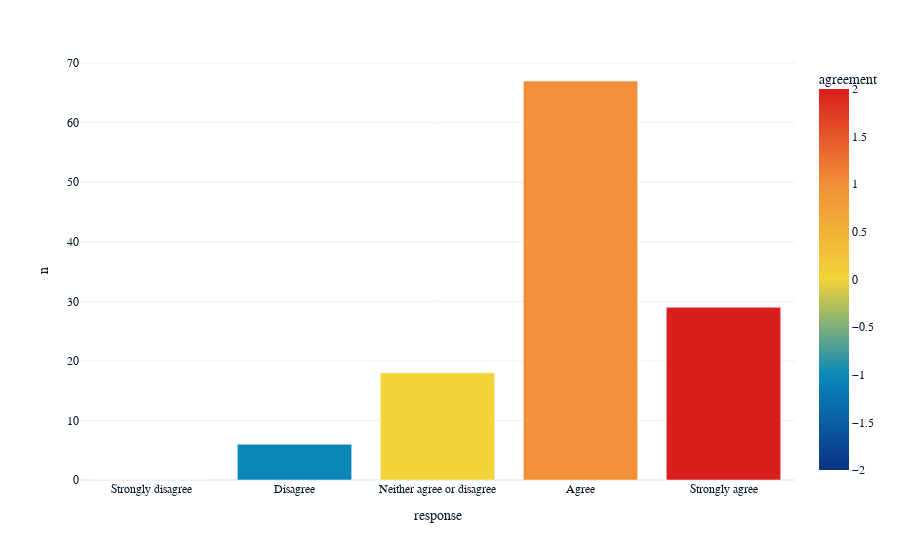

Write notebook code for a chart like this one.
### Markdown cell above
<details>
    <summary>Code hints</summary>
    <p>
        
- Set a continuous color scale with the `color_continuous_scale` argument to `px.bar()`.
- The diverging scales can be found in `px.colors.diverging`.

    </p>
</details>

### Code cell
# Draw a bar plot of q3_1_counts
# On the x axis, plot response
# On the y axis, plot n
# Color the bars by agreement
# Use the diverging continuous color scale px.colors.diverging.Armyrose_r
px.bar(q3_1_counts, x = 'response',y = 'n', color = "agreement", 
color_continuous_scale = px.colors.diverging.Portland

)

### Figure 1 — Plotly figure (JSON) as saved in the notebook; plotly's stock layout.template omitted (floating-point values rounded to 4 significant figures)
{"data": [{"alignmentgroup": "True", "hovertemplate": "response=%{x}<br>n=%{y}<br>agreement=%{marker.color}<extra></extra>", "legendgroup": "", "marker": {"color": [-2, -1, 0, 1, 2], "coloraxis": "coloraxis", "pattern": {"shape": ""}}, "name": "", "offsetgroup": "", "orientation": "v", "showlegend": false, "textposition": "auto", "type": "bar", "x": ["Strongly disagree", "Disagree", "Neither agree or disagree", "Agree", "Strongly agree"], "xaxis": "x", "y": [0, 6, 18, 67, 29], "yaxis": "y"}], "layout": {"barmode": "relative", "coloraxis": {"colorbar": {"title": {"text": "agreement"}}, "colorscale": [[0, "rgb(12,51,131)"], [0.25, "rgb(10,136,186)"], [0.5, "rgb(242,211,56)"], [0.75, "rgb(242,143,56)"], [1, "rgb(217,30,30)"]]}, "legend": {"tracegroupgap": 0}, "margin": {"t": 60}, "xaxis": {"anchor": "y", "domain": [0, 1], "title": {"text": "response"}}, "yaxis": {"anchor": "x", "domain": [0, 1], "title": {"text": "n"}}}}
